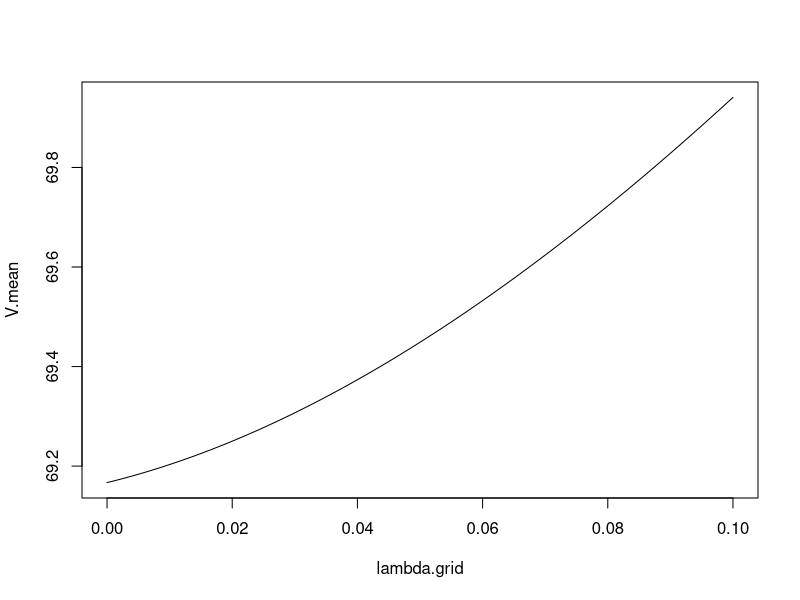
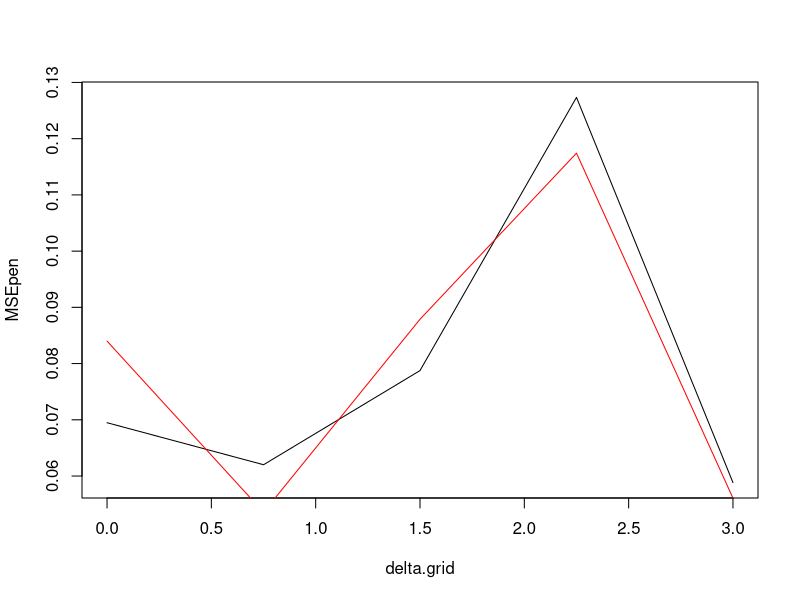

Write R code to recreate these figures, in order.
#-----------------------------------------------------------------------------------------------
# 1. Spacing delta: Make the first two values of mu zero, then the last one depends on delta
# 2. Penalty function: Bring mu values closer to 0
#-----------------------------------------------------------------------------------------------

# Example of cross-validation
# Two datasets from normal distributions with common variance

# Normal distribution log-likelihood function
norm_llh <- function(data,par) {
  x <- data
  mu <- par
  n <- length(x)
  llh <- -n/2*log(2*pi) - sum((x-mu)^2)
  return(llh)
}

# Penalized distance function --> distance to force mu-values to be close
pen_dist <- function(data,par) {
  X1 <- data$X1
  X2 <- data$X2
  X3 <- data$X3
  n <- length(X1)
  lambda <- data$lambda
  mu1 <- par[1]
  mu2 <- par[2]
  mu3 <- par[3]
  #D <- -norm_llh(X1,mu1) -norm_llh(X2,mu2) -norm_llh(X3,mu3) + lambda*n*((mu1-mu2)^2+(mu1-mu3)^2+(mu2-mu3)^2)
  D <- -norm_llh(X1,mu1) -norm_llh(X2,mu2) -norm_llh(X3,mu3) + lambda*n*((mu1)^2+(mu2)^2+(mu3)^2)
  return(D)
}

# Creates random permutation for test and validation data
perm_score <- function(X1,X2,X3,lambda.grid) {
  n <- length(X1)
  m <- floor(0.75*n)
  X1.perm <- sample(X1)
  X2.perm <- sample(X2)
  X3.perm <- sample(X3)
  X1.test <- X1.perm[1:m]
  X1.valid <- X1.perm[(m+1):n]
  X2.test <- X2.perm[1:m]
  X2.valid <- X2.perm[(m+1):n]
  X3.test <- X3.perm[1:m]
  X3.valid <- X3.perm[(m+1):n]
  n.grid <- length(lambda.grid)
  V <- rep(0,n.grid)
  for (j in 1:n.grid) {
    data.in <- list(X1 = X1.test, X2 = X2.test, X3 = X3.test, lambda = lambda.grid[j])
    D <- optim(c(mean(X1.test),mean(X2.test),mean(X3.test)), fn = pen_dist, data = data.in, method = "BFGS")
    V[j] <- -norm_llh(X1.valid,D$par[1]) -norm_llh(X2.valid,D$par[2]) -norm_llh(X3.valid,D$par[3])
  }
  return(V)
}

#lambda.grid <- seq(0,10,length.out = 100)
#V <- perm_score(X1,X2,lambda.grid)
#plot(lambda.grid,V,type = "l")

# Simulate data, then use above code to generate 
# M random partitions and for each store the distance
# function evaluated on the random partition validation data
X1 <- rnorm(n = 50, mean = 0, sd = 1)
X2 <- rnorm(n = 50, mean = 1, sd = 1)
X3 <- rnorm(n = 50, mean = 2, sd = 1)
mu.mle <- c(mean(X1),mean(X2),mean(X3))
M <- 25
nL <- 100
lambda.grid <- seq(0,0.1,length.out = nL)
V.store = matrix(rep(0,M*nL),nrow = M)
for (m in 1:M) {
  V <- perm_score(X1,X2,X3,lambda.grid)
  V.store[m,] <- V
}
# Now average the "validation" scores and find the minimum
V.mean <- colMeans(V.store)
plot(lambda.grid,V.mean,type = "l")
lambda.out <- lambda.grid[V.mean==min(V.mean)]
# Finally, evaluate estimators using full data at the optimal lambda
data.opt <- list(X1 = X1, X2 = X2, X3 = X3, lambda = lambda.out)
mu.out <- optim(c(mean(X1),mean(X2),mean(X3)),fn = pen_dist, data = data.opt)$par
mu.mle
mu.out

# Adding a simulation study component:
# (1) Simulate a dataset
# (2) Find both MLE and penalized cross-validation est's
# (3) Store the estimators for each simulated dataset
# (4) Repeat this a large # of times so we can calculate
#     MSE (or RMSE) for the two methods

nDelta <- 5
delta.grid <- seq(0,3,length.out = nDelta)
MSEpen <- rep(0,nDelta)
MSEmle <- rep(0,nDelta)
for (j in 1:nDelta) {
  K <- 5 # Number of datasets to simulate
  mle.est <- matrix(rep(0,3*K),nrow = K)
  pen.est <- matrix(rep(0,3*K),nrow = K)
  mu.true <- c(0,0, delta.grid[j])
  for (k in 1:K) {
    X1 <- rnorm(n = 50, mean = mu.true[1], sd = 1)
    X2 <- rnorm(n = 50, mean = mu.true[2], sd = 1)
    X3 <- rnorm(n = 50, mean = mu.true[3], sd = 1)
    mu.mle <- c(mean(X1),mean(X2),mean(X3))
    M <- 50 # Number of partitions
    nL <- 100 # Number of lambda values
    lambda.grid <- seq(0,0.1,length.out = nL)
    V.store = matrix(rep(0,M*nL),nrow = M)
    for (m in 1:M) {
      V <- perm_score(X1,X2,X3,lambda.grid)
      V.store[m,] <- V
    }
    V.mean <- colMeans(V.store)
    lambda.out <- lambda.grid[V.mean==min(V.mean)]
    data.opt <- list(X1 = X1, X2 = X2, X3 = X3, lambda = lambda.out)
    mu.out <- optim(c(mean(X1),mean(X2), mean(X3)),fn = pen_dist, data = data.opt)$par
    mle.est[k,] <- mu.mle
    pen.est[k,] <- mu.out
  }
  mle.bias <- colMeans(mle.est) - mu.true
  pen.bias <- colMeans(pen.est) - mu.true
  mle.var <- apply(mle.est,2,var) # calculates var for each column
  pen.var <- apply(pen.est,2,var) # calculates var for each column
  #mle.bias
  #pen.bias
  #mle.var
  #pen.var
  mle.MSE <- mle.bias^2 + mle.var
  pen.MSE <- pen.bias^2 + pen.var
  #mle.MSE
  #pen.MSE
  MSEmle[j] <- sum(mle.MSE)
  MSEpen[j] <- sum(pen.MSE)
  print(j)
}
plot(delta.grid,MSEpen,type = "l")
lines(delta.grid,MSEmle,col = "red")